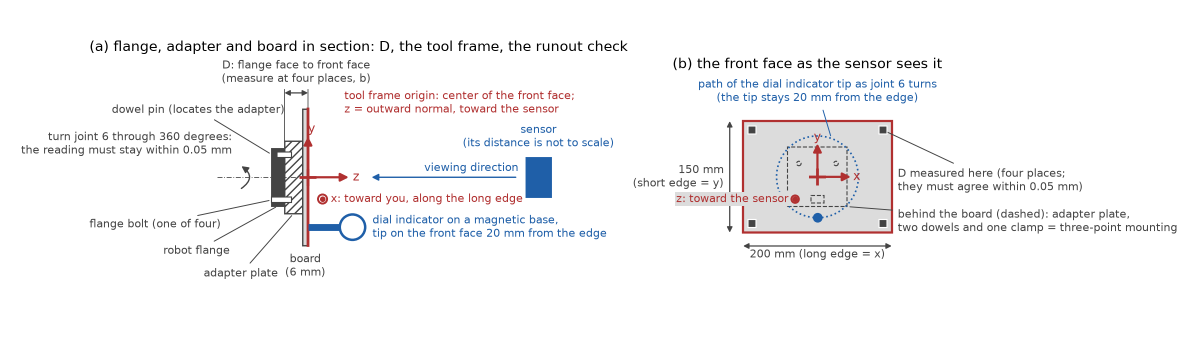
#> input picture docs/procedures/figures/fig_mounting.png, 2400 x 700 px (shown at 1/2 size)
$ python make_assets.py
#> lines starting #> are read from the running program, lines starting #| are printed output that depends on the picture; after the words box and inside, x2 and y2 are one past the last pixel; in counts of white or black regions, pixels touching at a corner belong together
"""Make the figure panels used by the registration decks from the procedure's figures.

Run from the repository root:
    python3 docs/presentations/build/make_assets.py

Reads  docs/procedures/figures/fig_*.png
Writes docs/presentations/assets/*.png

Each panel is cut out of its source figure by a named box, its panel title is erased, and the
remaining content is cropped to its own bounds with a fixed margin restored on every side (so that
removing a title leaves no gap at the top and no title remains). Margins are filled with the source
figure's own background color (pure white for fig_mounting and fig_plan_example, a very light
off-white for fig_approach and fig_residuals), so the margin does not show as a tinted frame.
All numbers below are pixels of the source figures, found by inspecting them.
"""
from pathlib import Path

import numpy as np
from PIL import Image

REPO_ROOT = Path(__file__).resolve().parents[3]  # build/ -> presentations/ -> docs/ -> repository root
FIGURES_DIR = REPO_ROOT / "docs" / "procedures" / "figures"
ASSETS_DIR = REPO_ROOT / "docs" / "presentations" / "assets"

MARGIN_PX = 20  # white margin restored on every side of a cropped panel
CONTENT_THRESHOLD = 12  # a pixel is content when its RGB differs from the background by more than this (sum of channel differences)

# fig_mounting.png (2400 x 700): panel (a) on the left, panel (b) on the right.
MOUNTING_SPLIT_X = 1261  # blank column between the panels (blank from x = 1256 to 1266): (a) is left of it, (b) right of it
MOUNTING_A_TITLE_BOX = (0, 70, MOUNTING_SPLIT_X, 112)  # (x0, y0, x1, y1) of title "(a) ..."; content starts at y = 119 below it
MOUNTING_B_TITLE_BOX = (MOUNTING_SPLIT_X, 105, 2400, 150)  # title "(b) ..."; content starts at y = 158 below it

# fig_approach.png (1350 x 600): sub-procedure A on the left, sub-procedure B on the right.
APPROACH_SPLIT_X = 675  # blank columns 653 to 696 lie between the two axes frames
APPROACH_B_TITLE_BOX = (APPROACH_SPLIT_X, 0, 1350, 25)  # title "B minimizing backlash" is at y = 1 to 21; the axes frame starts at y = 29

# fig_residuals.png (780 x 540): one panel with its title above the axes frame.
RESIDUALS_TITLE_BOX = (0, 0, 780, 46)  # title "The two residuals ..." is at y = 22 to 42; the axes frame starts at y = 50


def background(img):
    """Background color of a figure: its top-left pixel (every source figure has an opaque background)."""
    return tuple(img.getpixel((0, 0))[:3])


def panel(img, x_range, title_box):
    """Cut a panel out of a figure: erase its title box, crop to the content bounds, restore the margins."""
    rgb = img.convert("RGB")
    bg = background(rgb)
    x0, x1 = x_range
    work = rgb.crop((x0, 0, x1, rgb.height))
    if title_box is not None:  # title_box is in source coordinates; shift it into the panel's
        tx0, ty0, tx1, ty1 = title_box
        work.paste(bg, (tx0 - x0, ty0, tx1 - x0, ty1))
    diff = np.abs(np.array(work).astype(int) - np.array(bg)).sum(axis=2) > CONTENT_THRESHOLD
    ys = np.where(diff.any(axis=1))[0]
    xs = np.where(diff.any(axis=0))[0]
    content = work.crop((int(xs.min()), int(ys.min()), int(xs.max()) + 1, int(ys.max()) + 1))
    out = Image.new("RGB", (content.width + 2 * MARGIN_PX, content.height + 2 * MARGIN_PX), bg)
    out.paste(content, (MARGIN_PX, MARGIN_PX))
    return out


def main():
    ASSETS_DIR.mkdir(parents=True, exist_ok=True)
    mounting = Image.open(FIGURES_DIR / "fig_mounting.png")
#> mounting is the input picture: PIL image 2400x700 RGBA; mean R, G, B, A 245.8, 245.4, 246.1, 255
    approach = Image.open(FIGURES_DIR / "fig_approach.png")
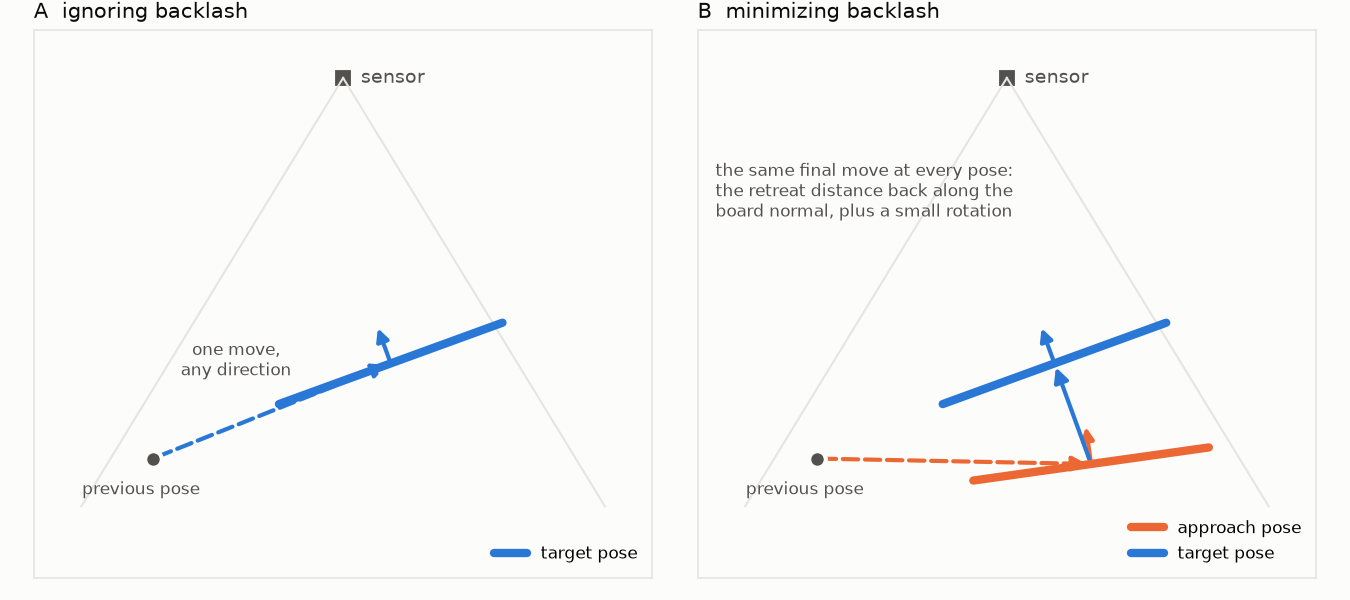
#> input picture docs/procedures/figures/fig_approach.png, 1350 x 600 px
#> approach is the input picture: PIL image 1350x600 RGBA; mean R, G, B, A 248, 248, 247.5, 255
    residuals = Image.open(FIGURES_DIR / "fig_residuals.png")
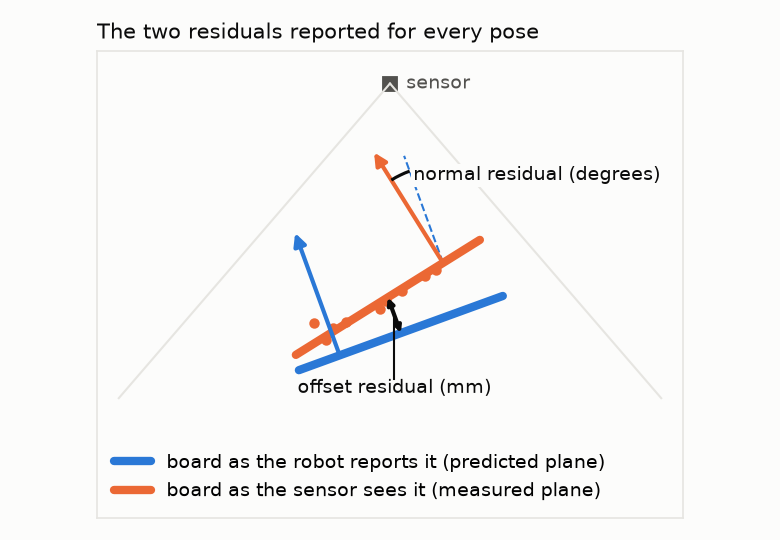
#> input picture docs/procedures/figures/fig_residuals.png, 780 x 540 px
#> residuals is the input picture: PIL image 780x540 RGBA; mean R, G, B, A 245.6, 245.1, 244.4, 255
    outputs = {
        "mounting_a_side.png": panel(mounting, (0, MOUNTING_SPLIT_X), MOUNTING_A_TITLE_BOX),
        "mounting_b_front.png": panel(mounting, (MOUNTING_SPLIT_X, mounting.width), MOUNTING_B_TITLE_BOX),
        "approach_b.png": panel(approach, (APPROACH_SPLIT_X, approach.width), APPROACH_B_TITLE_BOX),
        "residuals.png": panel(residuals, (0, residuals.width), RESIDUALS_TITLE_BOX),
        "plan_example.png": Image.open(FIGURES_DIR / "fig_plan_example.png").convert("RGB"),  # used whole
    }
#> in panel, `bg = background(rgb)`: bg = (255, 255, 255)
#> in panel, `diff = np.abs(np.array(work).astype(int) - np.array(bg)).sum(axis=2) >..`:
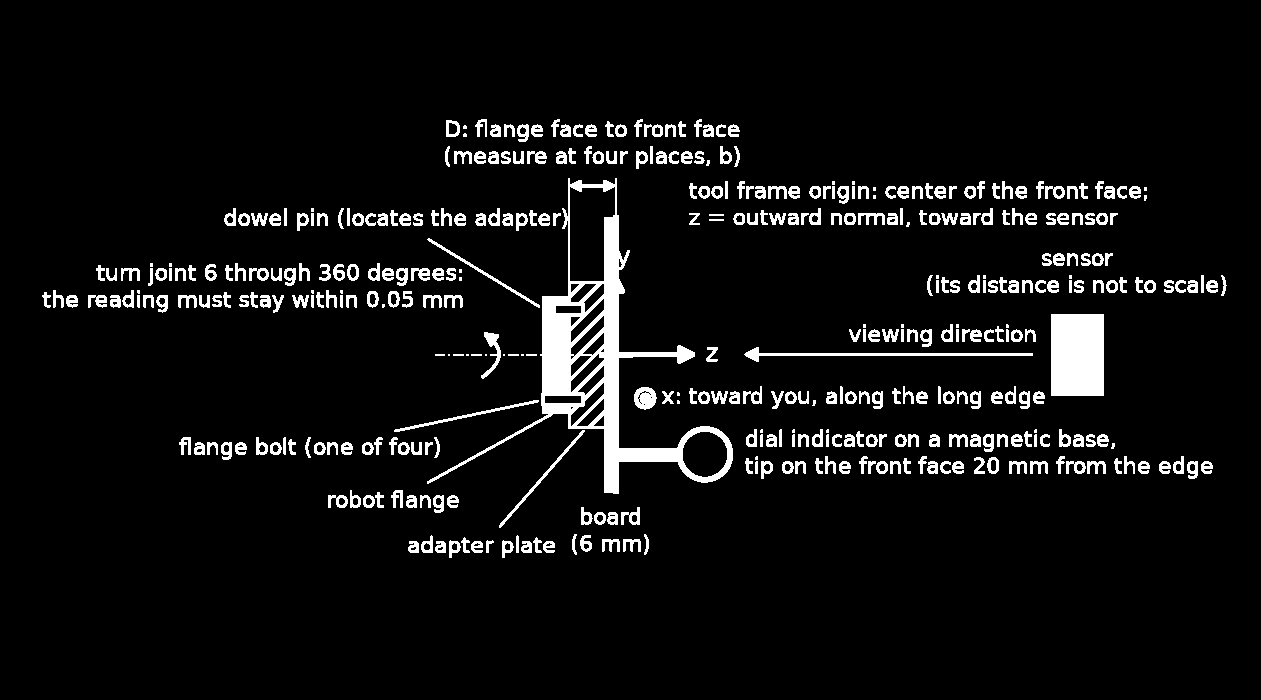
#> diff: shape (700, 1261) bool; 6.2% white; 418 white regions (40 under 20 px), largest, box (x1, y1, x2, y2) and area: (427, 178, 733, 494) 12901, (1051, 314, 1104, 396) 4346, (744, 347, 1033, 362) 961
#> in panel, `ys = np.where(diff.any(axis=1))[0]`: ys = 420 values from 119 to 557
#> in panel, `xs = np.where(diff.any(axis=0))[0]`: xs = 1153 values from 42 to 1226
#> in panel, `out = Image.new("RGB", (content.width + 2 * MARGIN_PX, content.height ..`: out: PIL image 1225x479 RGB; every value is 255
#> in panel (call 2), `diff = np.abs(np.array(work).astype(int) - np.array(bg)).sum(axis=2) >..`: diff: shape (700, 1139) bool; 12.1% white; 244 white regions (19 under 20 px), largest, box (x1, y1, x2, y2) and area: (89, 219, 647, 468) 73216, (226, 486, 521, 498) 1288, (236, 253, 250, 267) 196
#> in panel (call 2), `out = Image.new("RGB", (content.width + 2 * MARGIN_PX, content.height ..`: out: PIL image 1126x402 RGB; every value is 255
#> call 3 of panel, with x_range = (675, 1350), title_box = (675, 0, 1350, 25)
#> in panel (call 3), `bg = background(rgb)`: bg = (252, 252, 251)
#> in panel (call 3), `x0, x1 = x_range`: x0 = 675; x1 = 1350
#> in panel (call 3), `diff = np.abs(np.array(work).astype(int) - np.array(bg)).sum(axis=2) >..`:
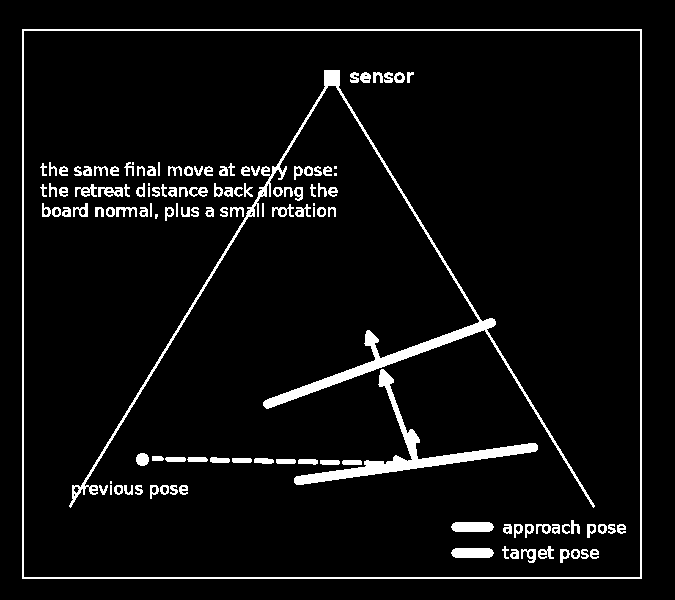
#> diff: shape (600, 675) bool; 5.4% white; 125 white regions (7 under 20 px), largest, box (x1, y1, x2, y2) and area: (69, 70, 595, 508) 5863, (22, 29, 642, 579) 4664, (294, 369, 538, 485) 3183
#> in panel (call 3), `ys = np.where(diff.any(axis=1))[0]`: ys = 550 values from 29 to 578
#> in panel (call 3), `xs = np.where(diff.any(axis=0))[0]`: xs = 620 values from 22 to 641
#> in panel (call 3), `out.paste(content, (MARGIN_PX, MARGIN_PX))`:
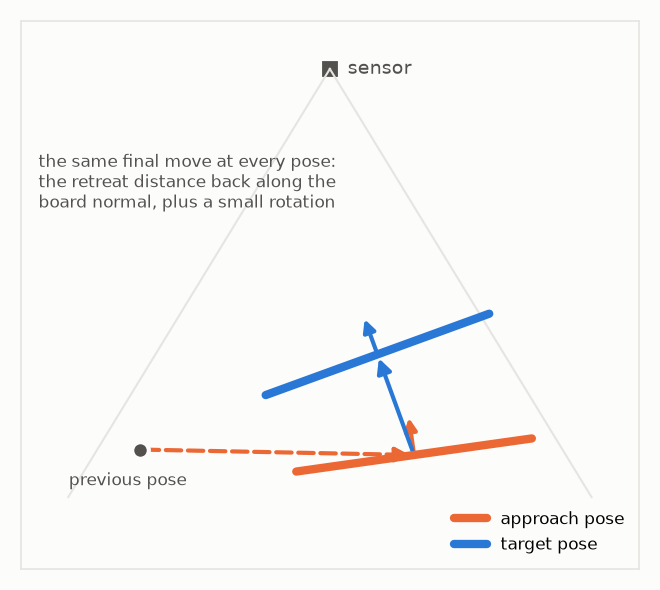
#> out: PIL image 660x590 RGB; mean R, G, B 247.8, 247.3, 246.5
#> call 4 of panel, with x_range = (0, 780), title_box = (0, 0, 780, 46)
#> in panel (call 4), `x0, x1 = x_range`: x0 = 0; x1 = 780
#> in panel (call 4), `diff = np.abs(np.array(work).astype(int) - np.array(bg)).sum(axis=2) >..`:
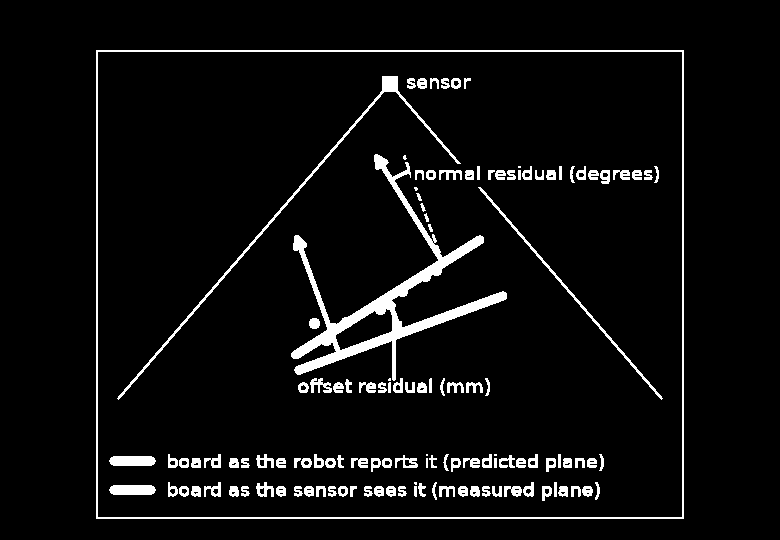
#> diff: shape (540, 780) bool; 5.4% white; 127 white regions (7 under 20 px), largest, box (x1, y1, x2, y2) and area: (291, 154, 507, 381) 6355, (96, 50, 684, 519) 4212, (117, 76, 461, 400) 1617
#> in panel (call 4), `ys = np.where(diff.any(axis=1))[0]`: ys = 469 values from 50 to 518
#> in panel (call 4), `xs = np.where(diff.any(axis=0))[0]`: xs = 588 values from 96 to 683
#> in panel (call 4), `out.paste(content, (MARGIN_PX, MARGIN_PX))`:
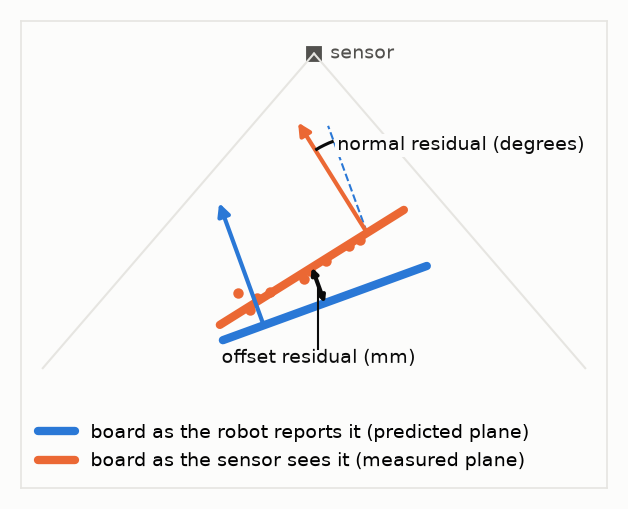
#> out: PIL image 628x509 RGB; mean R, G, B 244.9, 244.4, 243.7
    for name, img in outputs.items():
        img.save(ASSETS_DIR / name, optimize=True)
        print(f"{name}: {img.width} x {img.height}")


if __name__ == "__main__":
#> (the run stopped early here; a loop or call above may not have finished)
